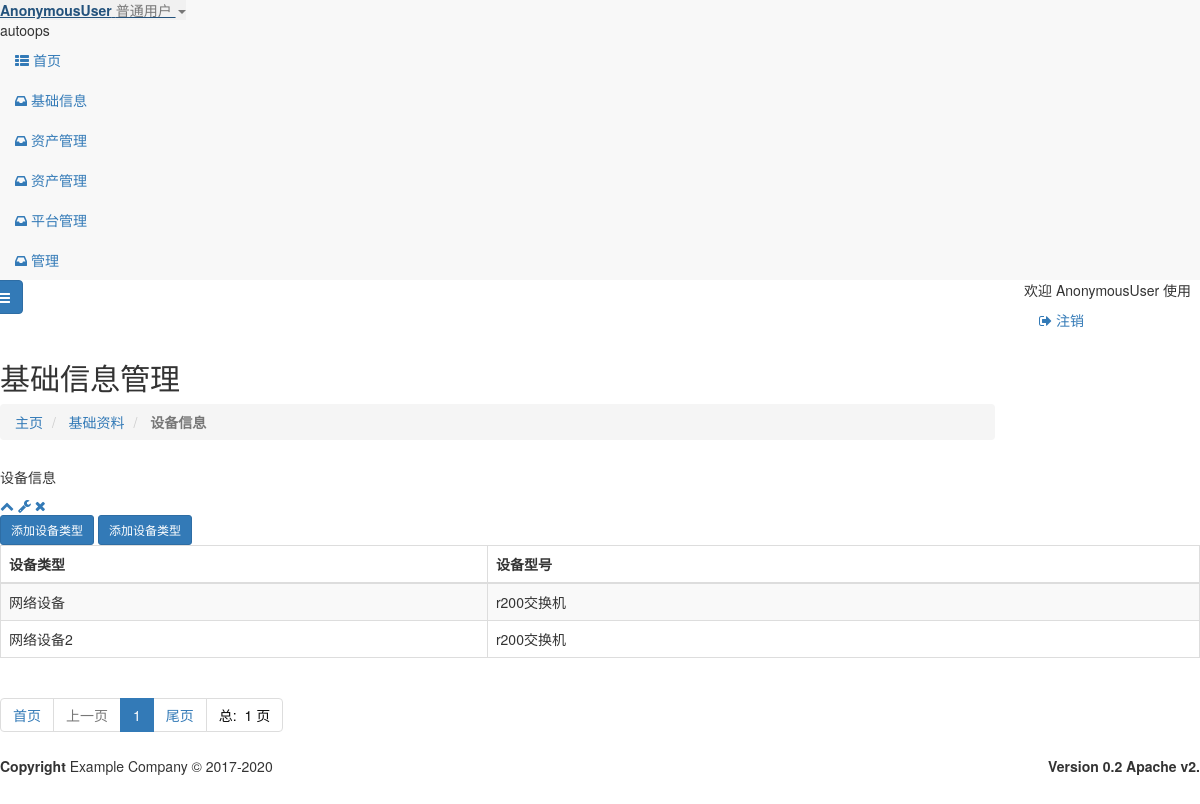
Page /base_info/platform.html on the earlier database version.
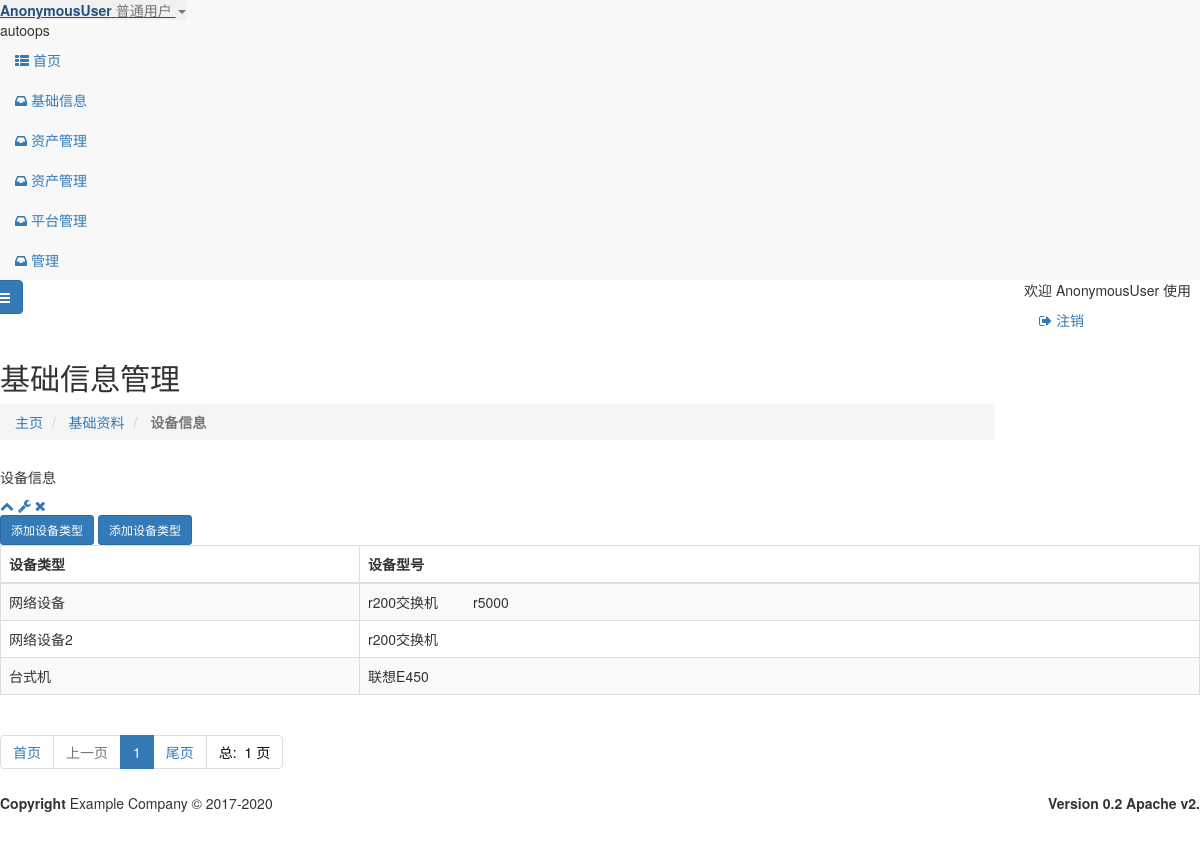
Same page on the later database version.
### base_info/models.py (models this page shows, shortened)
class platform_size(models.Model):
    name = models.CharField(max_length=24,verbose_name='设备型号')
    platform = models.ForeignKey(verbose_name="设备型号",to=platform,to_field='id',on_delete=models.CASCADE)
    class Meta:
        db_table = "platform_size"
        verbose_name = "设备型号"
        verbose_name_plural = '设备型号'

class platform(models.Model):
    id =models.AutoField(primary_key=True, blank=False, verbose_name='id')
    name = models.CharField(max_length=24, verbose_name='设备类型')
    class Meta:
        db_table = "platform"
        verbose_name = "设备类型"
        verbose_name_plural = '设备类型'

### base_info/views.py (the view)
# urls.py: path('platform.html', views.PlatformList.as_view(), name='platform_list'),
class PlatformList(ListView):
    template_name = 'base_info/platform/platform.html'
    context_object_name = "dic_list"
    paginate_by = settings.DISPLAY_PER_PAGE
    def get_queryset(self):
        dic_list=[]
        P = platform.objects.all()
        for i in P:
            L = []
            dic = {}
            S = platform_size.objects.filter(platform__name=i.name)
            for x in S:
                L.append(x.name)
            dic[i.name] = L
            dic_list.append(dic)
        print(dic_list)
        return dic_list

### templates/base_info/platform/platform.html (shortened to what the changed rows need)
{% extends "base.html" %}
{% load  static %}
{% load  bootstrap3 %}
{% block page-content %}
    <div class="row wrapper border-bottom white-bg page-heading ">
        <div class="col-lg-10">
            <h2>基础信息管理</h2>
        </div>
    </div>
    <div class="wrapper wrapper-content animated fadeInRight">
        <div class="row">
            <div class="col-lg-11" id="split-right"     style="width: 100%" >
                <div class="ibox float-e-margins">
                    <div class="ibox-content">
                        <div class="table-responsive">
                                <table class="table table-striped table-bordered table-hover dataTables-cmdb">
                                    <thead>
                                    <tr>
                                        <th>设备类型</th>
                                        <th>设备型号</th>
                                    </tr>
                                    </thead>
                                    <tbody>
                                    {% for i in dic_list %}
                                        {% for key,value in i.items %}
                                        <tr class="gradeA" id="{{ key }}">
                                            <td class="center">{{ key }}</td>
                                            <td class="center">{% for y in value %}
                                                {{ y }}&nbsp;&nbsp;&nbsp;&nbsp;&nbsp;&nbsp;&nbsp;&nbsp;
                                            {% endfor %}
                                             </td>
                                        </tr>
                                    {% endfor %}
                                    {% endfor %}
                                    </tbody>
                                </table>
                        </div>
                    </div>
                </div>
            </div>
        </div>
    </div>
{% endblock %}

Differences in the rows shown:
added platform_size: value "r5000"
added platform: i "台式机"
added platform_size: value "联想E450"
